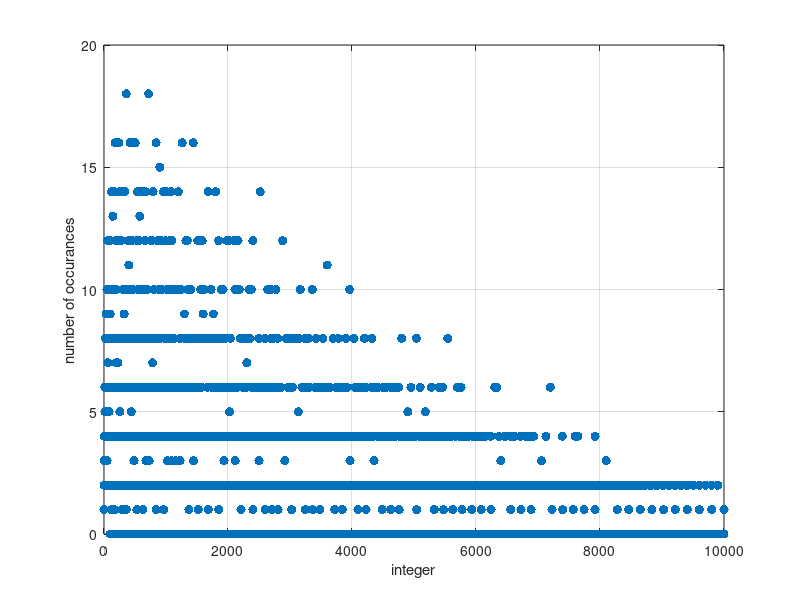

Write the MATLAB code that produced this figure.
clear all
close all
clc
U = 100
ns = U
vec1 = linspace(1,U,ns)
vec2 = vec1;
for i = 1:length(vec1)
    r(i,:) = vec1(i).*vec2;
end
r = r(:);
for i = 1:max(r)
    n1(i) = length(find(r==i));
end
figure(1)
plot(1:1:max(r),n1,'.','MarkerSize',20); grid on
xlabel('integer')
ylabel('number of occurances')
% figure(11)
% nbins = linspace(min(r),max(r),200);
% hist(r,nbins); grid on
% %hist(r); grid on
% xlabel('c')
% ylabel('Occurances')
% Mean = mean(r)
% Skew = skewness(r)
